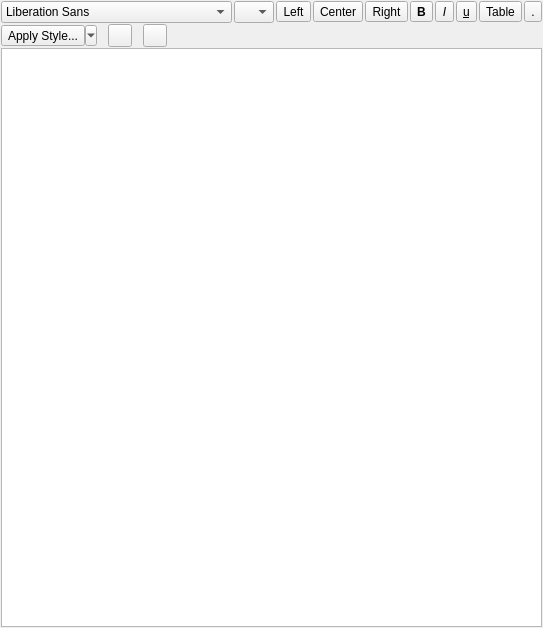
<?xml version="1.0" encoding="UTF-8"?>
<ui version="4.0">
 <class>RichTextEditWidget</class>
 <widget class="QWidget" name="RichTextEditWidget">
  <property name="geometry">
   <rect>
    <x>0</x>
    <y>0</y>
    <width>474</width>
    <height>628</height>
   </rect>
  </property>
  <property name="windowTitle">
   <string>Form</string>
  </property>
  <layout class="QVBoxLayout" name="verticalLayout">
   <property name="spacing">
    <number>1</number>
   </property>
   <property name="leftMargin">
    <number>1</number>
   </property>
   <property name="topMargin">
    <number>1</number>
   </property>
   <property name="rightMargin">
    <number>1</number>
   </property>
   <property name="bottomMargin">
    <number>1</number>
   </property>
   <item>
    <layout class="QHBoxLayout" name="horizontalLayout_2">
     <property name="spacing">
      <number>2</number>
     </property>
     <item>
      <widget class="QFontComboBox" name="fontCombo">
       <property name="toolTip">
        <string>Font</string>
       </property>
       <property name="editable">
        <bool>false</bool>
       </property>
      </widget>
     </item>
     <item>
      <widget class="QComboBox" name="sizeCombo">
       <property name="sizePolicy">
        <sizepolicy hsizetype="Fixed" vsizetype="Fixed">
         <horstretch>0</horstretch>
         <verstretch>0</verstretch>
        </sizepolicy>
       </property>
       <property name="maximumSize">
        <size>
         <width>40</width>
         <height>16777215</height>
        </size>
       </property>
       <property name="toolTip">
        <string>Font Size</string>
       </property>
      </widget>
     </item>
     <item>
      <widget class="QToolButton" name="leftAlignButton">
       <property name="toolTip">
        <string>Left Alignment</string>
       </property>
       <property name="text">
        <string>Left</string>
       </property>
       <property name="icon">
        <iconset resource="PyLogBook.qrc">
         <normaloff>:/PyLogBook/Resources/Left.png</normaloff>:/PyLogBook/Resources/Left.png</iconset>
       </property>
       <property name="iconSize">
        <size>
         <width>16</width>
         <height>16</height>
        </size>
       </property>
       <property name="checkable">
        <bool>true</bool>
       </property>
       <property name="autoExclusive">
        <bool>true</bool>
       </property>
      </widget>
     </item>
     <item>
      <widget class="QToolButton" name="centerAlignButton">
       <property name="toolTip">
        <string>Center Alignment</string>
       </property>
       <property name="text">
        <string>Center</string>
       </property>
       <property name="icon">
        <iconset resource="PyLogBook.qrc">
         <normaloff>:/PyLogBook/Resources/Center.png</normaloff>:/PyLogBook/Resources/Center.png</iconset>
       </property>
       <property name="iconSize">
        <size>
         <width>16</width>
         <height>16</height>
        </size>
       </property>
       <property name="checkable">
        <bool>true</bool>
       </property>
       <property name="autoExclusive">
        <bool>true</bool>
       </property>
      </widget>
     </item>
     <item>
      <widget class="QToolButton" name="rightAlignButton">
       <property name="toolTip">
        <string>Right Alignment</string>
       </property>
       <property name="text">
        <string>Right</string>
       </property>
       <property name="icon">
        <iconset resource="PyLogBook.qrc">
         <normaloff>:/PyLogBook/Resources/Right.png</normaloff>:/PyLogBook/Resources/Right.png</iconset>
       </property>
       <property name="iconSize">
        <size>
         <width>16</width>
         <height>16</height>
        </size>
       </property>
       <property name="checkable">
        <bool>true</bool>
       </property>
       <property name="autoExclusive">
        <bool>true</bool>
       </property>
      </widget>
     </item>
     <item>
      <widget class="QToolButton" name="boldButton">
       <property name="font">
        <font>
         <weight>75</weight>
         <bold>true</bold>
        </font>
       </property>
       <property name="toolTip">
        <string>Bold</string>
       </property>
       <property name="text">
        <string>B</string>
       </property>
       <property name="icon">
        <iconset resource="PyLogBook.qrc">
         <normaloff>:/PyLogBook/Resources/Bold.png</normaloff>:/PyLogBook/Resources/Bold.png</iconset>
       </property>
       <property name="iconSize">
        <size>
         <width>16</width>
         <height>16</height>
        </size>
       </property>
       <property name="checkable">
        <bool>true</bool>
       </property>
      </widget>
     </item>
     <item>
      <widget class="QToolButton" name="italicButton">
       <property name="font">
        <font>
         <italic>true</italic>
        </font>
       </property>
       <property name="toolTip">
        <string>Italic</string>
       </property>
       <property name="text">
        <string>I</string>
       </property>
       <property name="icon">
        <iconset resource="PyLogBook.qrc">
         <normaloff>:/PyLogBook/Resources/Italic.png</normaloff>:/PyLogBook/Resources/Italic.png</iconset>
       </property>
       <property name="checkable">
        <bool>true</bool>
       </property>
      </widget>
     </item>
     <item>
      <widget class="QToolButton" name="underlineButton">
       <property name="font">
        <font>
         <underline>true</underline>
        </font>
       </property>
       <property name="toolTip">
        <string>Underline</string>
       </property>
       <property name="text">
        <string>u</string>
       </property>
       <property name="icon">
        <iconset resource="PyLogBook.qrc">
         <normaloff>:/PyLogBook/Resources/Underline.png</normaloff>:/PyLogBook/Resources/Underline.png</iconset>
       </property>
       <property name="checkable">
        <bool>true</bool>
       </property>
      </widget>
     </item>
     <item>
      <widget class="QToolButton" name="bulletTableInsertButton">
       <property name="toolTip">
        <string>Bulleted Table</string>
       </property>
       <property name="text">
        <string>Table</string>
       </property>
       <property name="icon">
        <iconset resource="PyLogBook.qrc">
         <normaloff>:/PyLogBook/Resources/Bullet Table.png</normaloff>:/PyLogBook/Resources/Bullet Table.png</iconset>
       </property>
      </widget>
     </item>
     <item>
      <widget class="QToolButton" name="numberTableInsertButton">
       <property name="toolTip">
        <string>Numbered Table</string>
       </property>
       <property name="text">
        <string>.</string>
       </property>
       <property name="icon">
        <iconset resource="PyLogBook.qrc">
         <normaloff>:/PyLogBook/Resources/Number Table.png</normaloff>:/PyLogBook/Resources/Number Table.png</iconset>
       </property>
      </widget>
     </item>
    </layout>
   </item>
   <item>
    <layout class="QHBoxLayout" name="horizontalLayout">
     <item>
      <widget class="QToolButton" name="styleButton">
       <property name="toolTip">
        <string>Style</string>
       </property>
       <property name="text">
        <string>Apply Style...</string>
       </property>
       <property name="popupMode">
        <enum>QToolButton::MenuButtonPopup</enum>
       </property>
      </widget>
     </item>
     <item>
      <spacer name="horizontalSpacer_2">
       <property name="orientation">
        <enum>Qt::Horizontal</enum>
       </property>
       <property name="sizeType">
        <enum>QSizePolicy::Fixed</enum>
       </property>
       <property name="sizeHint" stdset="0">
        <size>
         <width>10</width>
         <height>20</height>
        </size>
       </property>
      </spacer>
     </item>
     <item>
      <widget class="CColorButton" name="textColorButton">
       <property name="toolTip">
        <string>Text (Foreground) Color</string>
       </property>
       <property name="text">
        <string/>
       </property>
       <property name="icon">
        <iconset resource="PyLogBook.qrc">
         <normaloff>:/PyLogBook/Resources/Text Foreground.png</normaloff>:/PyLogBook/Resources/Text Foreground.png</iconset>
       </property>
       <property name="iconSize">
        <size>
         <width>16</width>
         <height>16</height>
        </size>
       </property>
      </widget>
     </item>
     <item>
      <spacer name="horizontalSpacer_3">
       <property name="orientation">
        <enum>Qt::Horizontal</enum>
       </property>
       <property name="sizeType">
        <enum>QSizePolicy::Fixed</enum>
       </property>
       <property name="sizeHint" stdset="0">
        <size>
         <width>10</width>
         <height>20</height>
        </size>
       </property>
      </spacer>
     </item>
     <item>
      <widget class="CColorButton" name="textBackgroundButton">
       <property name="toolTip">
        <string>Background Color</string>
       </property>
       <property name="text">
        <string/>
       </property>
       <property name="icon">
        <iconset resource="PyLogBook.qrc">
         <normaloff>:/PyLogBook/Resources/Text Background.png</normaloff>:/PyLogBook/Resources/Text Background.png</iconset>
       </property>
       <property name="iconSize">
        <size>
         <width>16</width>
         <height>16</height>
        </size>
       </property>
      </widget>
     </item>
     <item>
      <spacer name="horizontalSpacer">
       <property name="orientation">
        <enum>Qt::Horizontal</enum>
       </property>
       <property name="sizeHint" stdset="0">
        <size>
         <width>40</width>
         <height>20</height>
        </size>
       </property>
      </spacer>
     </item>
    </layout>
   </item>
   <item>
    <widget class="QTextEdit" name="textEdit"/>
   </item>
  </layout>
 </widget>
 <customwidgets>
  <customwidget>
   <class>CColorButton</class>
   <extends>QToolButton</extends>
   <header>ColorButton.h</header>
  </customwidget>
 </customwidgets>
 <resources>
  <include location="pynotebook.qrc"/>
 </resources>
 <connections/>
</ui>
